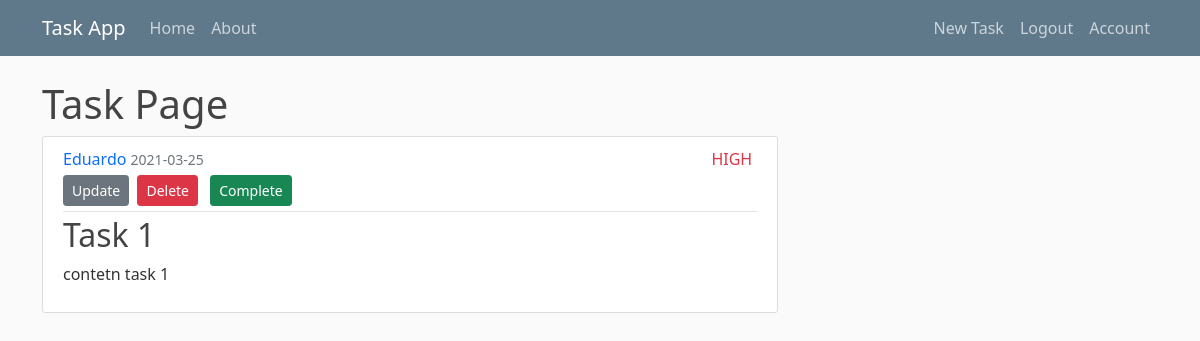
/task/4 (signed in), run on the app's committed database.
### todosapp/model.py (models this page shows, shortened)
class User(db.Model, UserMixin):
    id = db.Column(db.Integer, primary_key=True, autoincrement=True)
    name = db.Column(db.String(20), unique=True, nullable=False)
    email = db.Column(db.String(120), unique=True, nullable=False)
    password = db.Column(db.String(60), nullable=False)
    todos= db.relationship('ToDo', backref='author', lazy=True)

class ToDo(db.Model):
    id = db.Column(db.Integer, primary_key=True, autoincrement=True)
    title = db.Column(db.String(100), nullable=False)
    priority = db.Column(db.Integer, nullable=False, default=3)
    content = db.Column(db.Text, nullable=False)
    end_date = db.Column(db.DateTime, nullable=False, default=datetime.utcnow)
    user_id = db.Column(db.Integer, db.ForeignKey('user.id'), nullable = False)

### todosapp/routes.py (the view)
@app.route('/task/<int:task_id>')
@login_required
def task(task_id):
    task= ToDo.query.get_or_404(task_id)
    if task.author != current_user:
        abort(403)
    return render_template('task.html',task=task)

### todosapp/model.py (called while the page is built)
@login_manager.user_loader
def load_user(user_id):
    return User.query.get(int(user_id))

### todosapp/templates/task.html (shortened to what this page needs)
{% extends "layout.html" %}
{% block content %}
<h1>Task Page</h1>
    <article class="media content-section">
        <div class="media-body">
        <div class="article-metadata">
            <a class="mr-2 no-decoration" href="{{url_for('account')}}">{{ task.author.name }}</a>
            <small class="text-muted">{{ task.end_date.strftime('%Y-%m-%d') }}</small>
            {% if task.priority == 1 %}
                <div class="priority text-danger font-weight-bold">HIGH</div>
            {% elif task.priority == 2 %}
                <div class="priority text-warning font-weight-bold">MEDIUM</div>
            {% else %}
                <div class="priority text-success font-weight-bold">LOW</div>
            {% endif %}
            {% if task.author == current_user %}
                <div>
                    <a class="btn btn-secondary btn-sm mt-1 mb-1 mr-1" href="{{ url_for('updatetask',task_id=task.id) }}">Update</a>
                    <button type="button" class="btn btn-danger btn-sm m-1" data-toggle="modal" data-target="#deleteModal">Delete</button>
                    <button type="button" class="btn btn-success btn-sm m-1" data-toggle="modal" data-target="#completeModal">Complete</button>
                </div>
            {% endif %}
        </div>
        <h2 class="article-title">{{ task.title }}</h2>
        <p class="article-content">{{ task.content }}</p>
        </div>
    </article>
{% endblock content %}

### todosapp/static/main.css (style rules this page uses)
body { background: #fafafa; color: #333333; margin-top: 5rem; }
h1, h2, h3, h4, h5, h6 { color: #444444; }
.content-section { background: #ffffff; padding: 10px 20px; border: 1px solid #dddddd; border-radius: 3px; margin-bottom: 20px; }
.article-title { color: #444444; text-decoration: none; }
.article-content { white-space: pre-line; }
.article-metadata { padding-bottom: 1px; margin-bottom: 4px; border-bottom: 1px solid #e3e3e3 }
.no-decoration { text-decoration: none; }
a { text-decoration: none !important; }
.priority { float: right; padding-right: 0.3rem; }

### data on the page
User: author.name "Eduardo"
ToDo: end_date "2021-03-25", title "Task 1", content "contetn task 1"
